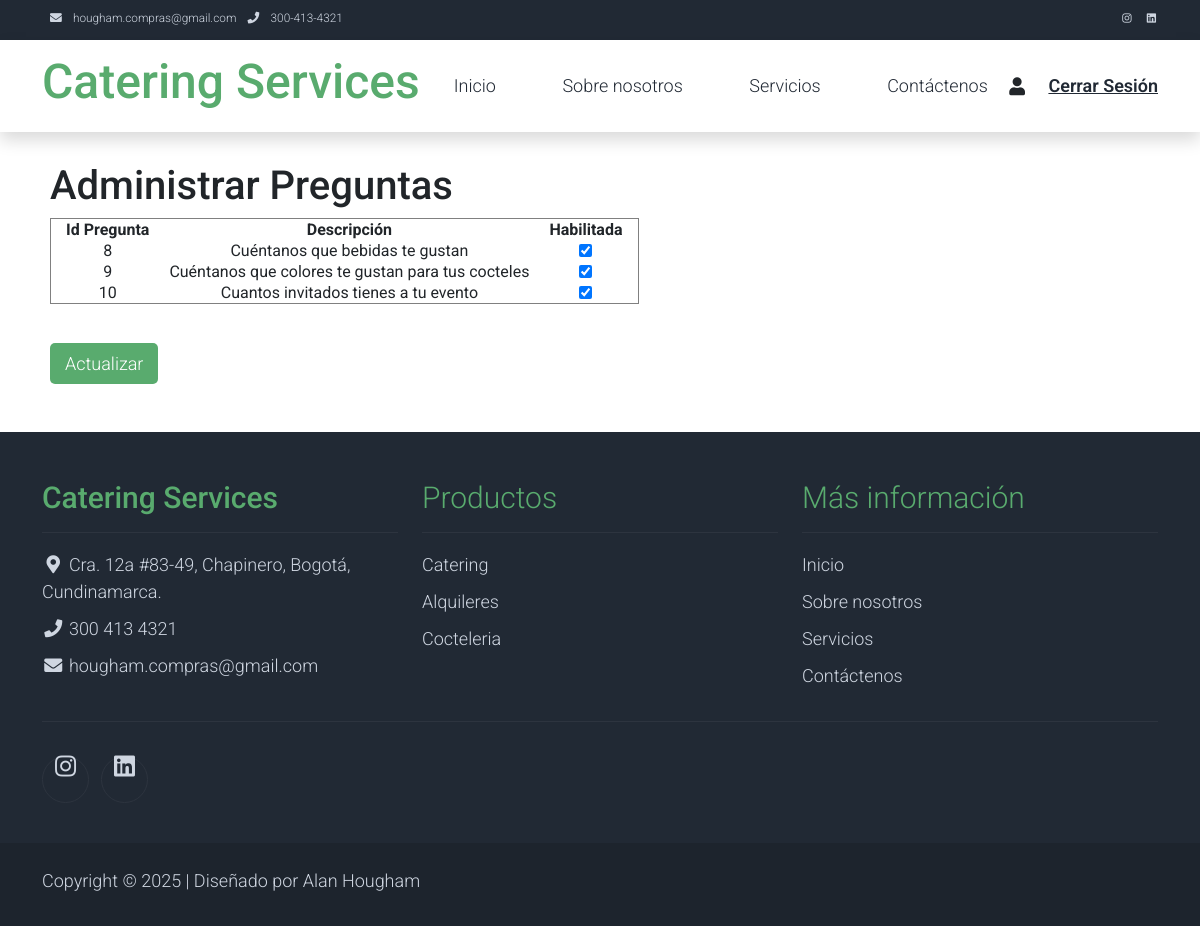
Page /formhabilitar.php (signed in) on the committed database.
### tables this page shows
CREATE TABLE IF NOT EXISTS `preguntas_formularios` (
  `Id_Pregunta` int NOT NULL AUTO_INCREMENT,
  `Id_Formulario` int NOT NULL,
  `Id_Usuario` int NOT NULL,
  `Desc_TipoDato` varchar(50) NOT NULL,
  `Desc_Pregunta` varchar(255) NOT NULL,
  `Cb_EsRequerida` tinyint(1) DEFAULT '0',
  `Cb_EsHabilitada` tinyint(1) DEFAULT '1',
  `Fecha_Pregunta` timestamp NULL DEFAULT CURRENT_TIMESTAMP,
  PRIMARY KEY (`Id_Pregunta`),
  KEY `Id_Formulario` (`Id_Formulario`),
  KEY `Id_Usuario` (`Id_Usuario`)
);

### formhabilitar.php (the view, shortened to what this page needs)
<?php
include 'header.php';
echo '<div class="main-container">';
$servername = "localhost";
$username = "root";
$password = "";
$dbname = "cateringdb";
$conn = new mysqli($servername, $username, $password, $dbname);
if (!isset($_COOKIE['user_data'])) {
    echo "No tienes acceso para ver esta página.";
    exit;
} else {
    $deserializedData = unserialize($_COOKIE['user_data']);
    $user_role = $deserializedData['rol'];
    $user_id = $deserializedData['user'];
	$sql = "SELECT Id_Formulario FROM Formularios WHERE Id_TipoUsuario = $user_role ";
        $result = $conn->query($sql);
        $form_data = $result->fetch_assoc();
		$formId = $form_data["Id_Formulario"];
	$sql = "SELECT Fecha_Creacion FROM Usuarios WHERE Id_Usuario = $user_id ";
        $result = $conn->query($sql);
        $user_info = $result->fetch_assoc();
		$fechaCreacion = $user_info["Fecha_Creacion"];
}
$query = "SELECT Distinct PF.Id_Pregunta,
				 PF.Desc_Pregunta,
				 PF.Cb_EsHabilitada
				 FROM Preguntas_Formularios PF
				  JOIN  Formularios F
				  ON PF.Id_Formulario=F.Id_Formulario
				  JOIN Usuarios U
				  ON U.Id_TipoUsuario=F.Id_TipoUsuario
				 WHERE PF.Id_Formulario = ? AND PF.Fecha_Pregunta >='$fechaCreacion'";
$stmt = $conn->prepare($query);
$stmt->bind_param("i", $formId);
$stmt->execute();
$result = $stmt->get_result();
?>
<!DOCTYPE html>
<html lang="es">
<head>
</head>
<body>
    <h1>Administrar Preguntas</h1>
    <form method="POST" action="">
        <table border="1">
            <thead>
                <tr>
                    <th>Id Pregunta</th>
                    <th>Descripción</th>
                    <th>Habilitada</th>
                </tr>
            </thead>
            <tbody>
                <?php while ($row = $result->fetch_assoc()): ?>
                    <tr>
                        <td><?php echo $row['Id_Pregunta']; ?></td>
                        <td><?php echo htmlspecialchars($row['Desc_Pregunta']); ?></td>
                        <td>
                            <input type="checkbox" name="habilitada[<?php echo $row['Id_Pregunta']; ?>]" value="1" <?php echo ($row['Cb_EsHabilitada'] == 1) ? 'checked' : ''; ?>>
                        </td>
                    </tr>
                <?php endwhile; ?>
            </tbody>
        </table>
        <br>
        <input type="submit" class="add-send-btn" value="Actualizar">
    </form>
</body>
</html>
<?php
echo "</div>";
include 'footer.php';
?>

### css/cateringservices_styles.css (style rules this page uses)
body, ul, li, p, a, label, input, div { font-family: 'Roboto', sans-serif; font-size: 18px !important; font-weight: 300 !important; }
.main-container { padding-left: 50px; padding-top: 30px; padding-bottom: 30px; background-color: white; }
table { text-align: center; }
th { padding-left: 15px; padding-right: 15px; }
td { padding-left: 5px; padding-right: 5px; }
.add-send-btn { display: inline-block; margin-top: 12px; background-color: #59ab6e !important; ; color: white !important; font-family: Roboto, sans-serif; font-size: 18px !important; padding-top: 7px; padding-bottom: 7px; padding-left: 15px; padding-right: 15px; border-radius: 5px; border: none; cursor: pointer; text-decoration: none; text-align: center; }

### rows in the picture
preguntas_formularios: Id_Pregunta "8", Desc_Pregunta "Cuéntanos que bebidas te gustan", Cb_EsHabilitada "☑"
preguntas_formularios: Id_Pregunta "9", Desc_Pregunta "Cuéntanos que colores te gustan para tus cocteles", Cb_EsHabilitada "☑"
preguntas_formularios: Id_Pregunta "10", Desc_Pregunta "Cuantos invitados tienes a tu evento", Cb_EsHabilitada "☑"
